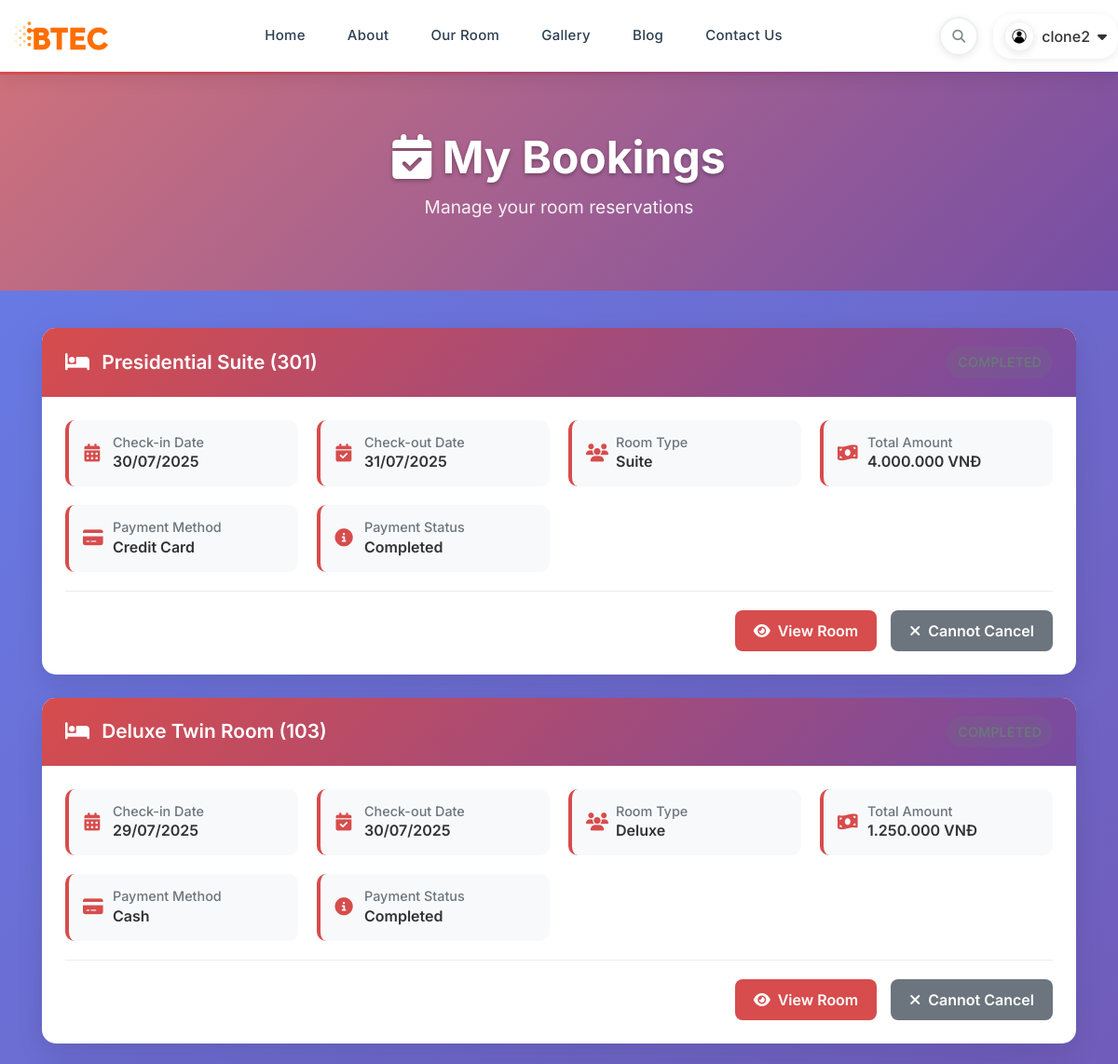
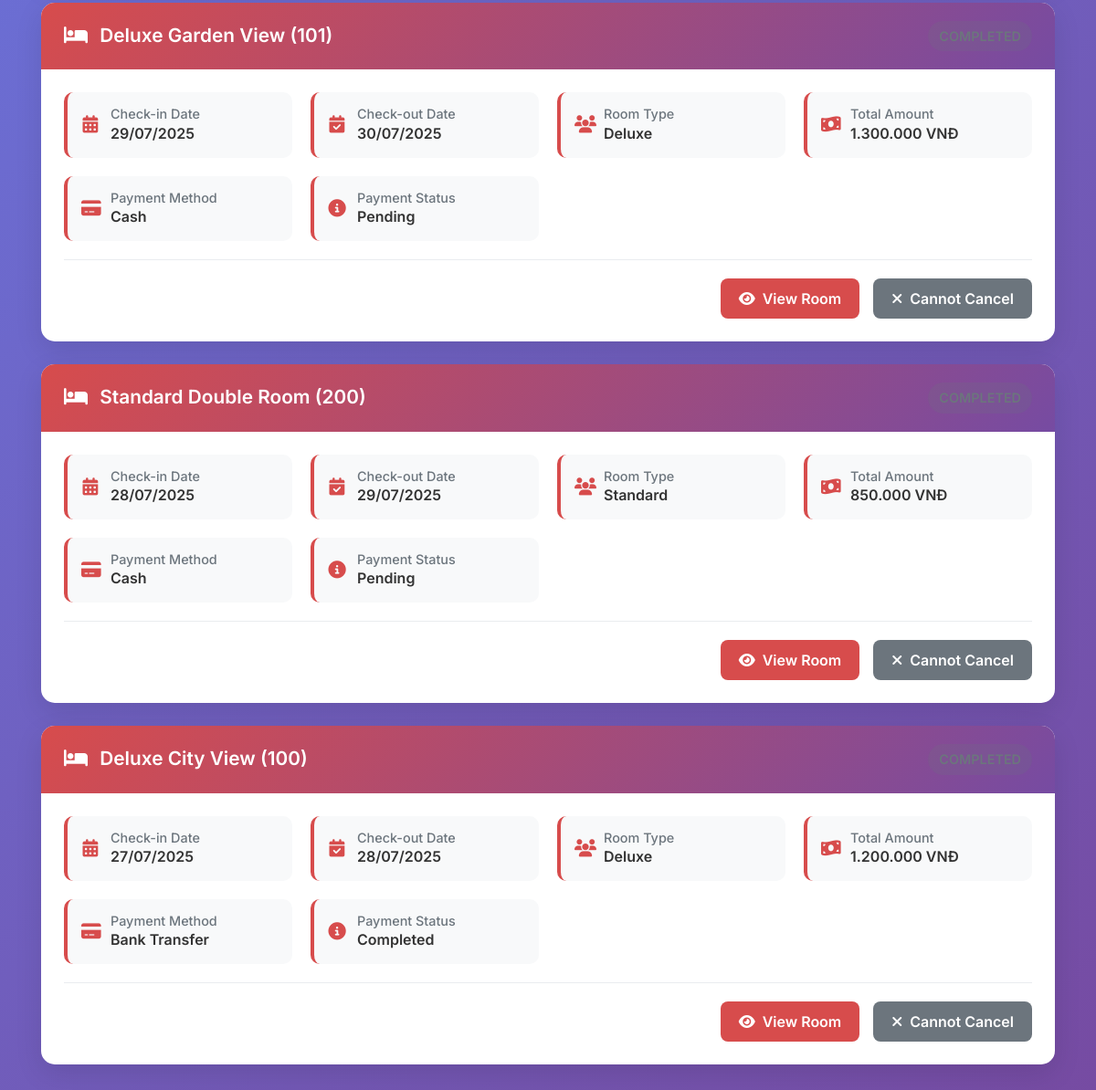
Screenshot of /my_bookings.php (signed in) with the database file from the repository (2 pictures, top to bottom).
### tables this page shows
CREATE TABLE `Reservation` (
  `ReservationID` int NOT NULL AUTO_INCREMENT,
  `ReservationDate` datetime NOT NULL DEFAULT CURRENT_TIMESTAMP,
  `CheckInDate` date NOT NULL,
  `CheckOutDate` date NOT NULL,
  `TotalAmount` decimal(10,2) NOT NULL,
  `AccountID` int NOT NULL,
  `RoomID` int NOT NULL,
  `PromotionID` int DEFAULT NULL,
  `ActualCheckOutDate` date DEFAULT NULL,
  PRIMARY KEY (`ReservationID`),
  KEY `RoomID` (`RoomID`),
  KEY `PromotionID` (`PromotionID`),
  KEY `idx_reservation_dates` (`CheckInDate`,`CheckOutDate`),
  KEY `idx_reservation_account` (`AccountID`),
  CONSTRAINT `Reservation_ibfk_1` FOREIGN KEY (`AccountID`) REFERENCES `Account` (`AccountID`) ON DELETE RESTRICT,
  CONSTRAINT `Reservation_ibfk_2` FOREIGN KEY (`RoomID`) REFERENCES `Room` (`RoomID`) ON DELETE RESTRICT,
  CONSTRAINT `Reservation_ibfk_3` FOREIGN KEY (`PromotionID`) REFERENCES `Promotion` (`PromotionID`) ON DELETE SET NULL
);

CREATE TABLE `Room` (
  `RoomID` int NOT NULL AUTO_INCREMENT,
  `RoomName` varchar(50) NOT NULL,
  `RoomNumber` varchar(10) NOT NULL,
  `PricePerNight` bigint unsigned DEFAULT NULL,
  `Status` enum('Available','Occupied','Maintenance','Reserved') DEFAULT 'Available',
  `RoomTypeID` int NOT NULL,
  `MaxGuests` int NOT NULL DEFAULT '2',
  `Description` text,
  PRIMARY KEY (`RoomID`),
  UNIQUE KEY `RoomNumber` (`RoomNumber`),
  KEY `idx_room_number` (`RoomNumber`),
  KEY `idx_room_status` (`Status`),
  KEY `idx_room_type` (`RoomTypeID`),
  CONSTRAINT `Room_ibfk_1` FOREIGN KEY (`RoomTypeID`) REFERENCES `RoomType` (`RoomTypeID`) ON DELETE RESTRICT
);

CREATE TABLE `RoomType` (
  `RoomTypeID` int NOT NULL AUTO_INCREMENT,
  `TypeName` varchar(50) NOT NULL,
  PRIMARY KEY (`RoomTypeID`),
  UNIQUE KEY `TypeName` (`TypeName`),
  KEY `idx_roomtype_name` (`TypeName`)
);

CREATE TABLE `Payment` (
  `PaymentID` int NOT NULL AUTO_INCREMENT,
  `PaymentDate` datetime NOT NULL DEFAULT CURRENT_TIMESTAMP,
  `PaymentMethod` enum('Credit Card','Debit Card','Cash','Bank Transfer','Online Payment') NOT NULL,
  `PaymentStatus` enum('Pending','Completed','Failed','Refunded') DEFAULT 'Pending',
  `ReservationID` int NOT NULL,
  PRIMARY KEY (`PaymentID`),
  KEY `ReservationID` (`ReservationID`),
  KEY `idx_payment_status` (`PaymentStatus`),
  CONSTRAINT `Payment_ibfk_1` FOREIGN KEY (`ReservationID`) REFERENCES `Reservation` (`ReservationID`) ON DELETE RESTRICT
);

### my_bookings.php (the view, shortened to what this page needs)
<?php
require 'config.php';
$account_id = $_SESSION['account_id'];
$sql = "SELECT r.*, rm.RoomName, rm.RoomNumber, rt.TypeName, p.PaymentStatus, p.PaymentMethod
        FROM Reservation r
        JOIN Room rm ON r.RoomID = rm.RoomID
        JOIN RoomType rt ON rm.RoomTypeID = rt.RoomTypeID
        LEFT JOIN Payment p ON p.ReservationID = r.ReservationID
        WHERE r.AccountID = ?
        ORDER BY r.CheckInDate DESC";
$stmt = $pdo->prepare($sql);
$stmt->execute([$account_id]);
$bookings = $stmt->fetchAll(PDO::FETCH_ASSOC);
?>
<!DOCTYPE html>
<html lang="vi">
<head>
    <link rel="stylesheet" href="css/bootstrap.min.css">
    <link rel="stylesheet" href="css/header.css">
    <link rel="stylesheet" href="https://cdnjs.cloudflare.com/ajax/libs/font-awesome/6.5.2/css/all.min.css">
</head>
<body>
    <header>
        <div class="header">
            <div class="logo_section">
                <div class="logo">
                    <a href="index.php"><img src="images/logo.png" alt="Logo"></a>
                </div>
            </div>
            <nav class="navigation navbar navbar-expand-lg navbar-light">
                <div class="collapse navbar-collapse" id="navbarNav">
                    <ul class="navbar-nav mx-auto">
                        <li class="nav-item">
                            <a class="nav-link" href="index.php">Home</a>
                        </li>
                        <li class="nav-item">
                            <a class="nav-link" href="about.php">About</a>
                        </li>
                        <li class="nav-item">
                            <a class="nav-link" href="room.php">Our Room</a>
                        </li>
                        <li class="nav-item">
                            <a class="nav-link" href="gallery.php">Gallery</a>
                        </li>
                        <li class="nav-item">
                            <a class="nav-link" href="blog.php">Blog</a>
                        </li>
                        <li class="nav-item">
                            <a class="nav-link" href="contact.php">Contact Us</a>
                        </li>
                    </ul>
                </div>
            </nav>
            <div class="header-actions d-flex align-items-center">
                <div class="search-section mr-3">
                    <button class="btn btn-outline-secondary btn-sm" type="button" data-toggle="modal" data-target="#searchModal">
                        <i class="fa fa-search"></i>
                    </button>
                </div>
                <div class="profile-dropdown">
                    <button class="profile-btn">
                        <img src="images/profile.png" class="profile-avatar" alt="avatar">
                        <span class="d-none d-md-inline"><?= htmlspecialchars($_SESSION['username']) ?></span>
                        <i class="fa fa-caret-down"></i>
                    </button>
                </div>
            </div>
        </div>
    </header>
    <div class="page-header">
        <div class="container">
            <h1><i class="fas fa-calendar-check"></i> My Bookings</h1>
            <p>Manage your room reservations</p>
        </div>
    </div>
    <div class="container">
        <div class="bookings-container">
            <?php if (empty($bookings)): ?>
                <div class="empty-state">
                    <i class="fas fa-calendar-times"></i>
                    <h3>No Bookings Found</h3>
                    <p>You haven't made any room reservations yet.</p>
                    <a href="room.php" class="btn btn-primary">
                        <i class="fas fa-search mr-2"></i>Browse Rooms
                    </a>
                </div>
            <?php else: ?>
                <?php foreach ($bookings as $booking): ?>
                    <?php
                    $today = date('Y-m-d');
                    $checkin_date = $booking['CheckInDate'];
                    $checkout_date = $booking['CheckOutDate'];
                    if ($booking['ActualCheckOutDate']) {
                        $status = 'completed';
                    } elseif ($checkin_date <= $today && $checkout_date > $today) {
                        $status = 'active';
                        $status_text = 'Active';
                    } elseif ($checkin_date > $today) {
                        $status = 'upcoming';
                        $status_text = 'Upcoming';
                    } else {
                        $status = 'completed';
                    }
                    $can_cancel = ($checkin_date > $today && $status !== 'completed');
                    ?>
                    <div class="booking-card">
                        <div class="booking-header">
                            <h3>
                                <i class="fas fa-bed mr-2"></i>
                                <?= htmlspecialchars($booking['RoomName']) ?> (<?= htmlspecialchars($booking['RoomNumber']) ?>)
                            </h3>
                            <span class="booking-status status-<?= $status ?>">
                            </span>
                        </div>
                        <div class="booking-body">
                            <div class="booking-details">
                                <div class="detail-item">
                                    <i class="fas fa-calendar-alt"></i>
                                    <div class="detail-content">
                                        <h5>Check-in Date</h5>
                                        <p><?= date('d/m/Y', strtotime($booking['CheckInDate'])) ?></p>
                                    </div>
                                </div>
                                <div class="detail-item">
                                    <i class="fas fa-calendar-check"></i>
                                    <div class="detail-content">
                                        <h5>Check-out Date</h5>
                                        <p><?= date('d/m/Y', strtotime($booking['CheckOutDate'])) ?></p>
                                    </div>
                                </div>
                                <div class="detail-item">
                                    <i class="fas fa-users"></i>
                                    <div class="detail-content">
                                        <h5>Room Type</h5>
                                        <p><?= htmlspecialchars($booking['TypeName']) ?></p>
                                    </div>
                                </div>
                                <div class="detail-item">
                                    <i class="fas fa-money-bill-wave"></i>
                                    <div class="detail-content">
                                        <h5>Total Amount</h5>
                                        <p><?= number_format($booking['TotalAmount'], 0, ',', '.') ?> VNĐ</p>
                                    </div>
                                </div>
                                <div class="detail-item">
                                    <i class="fas fa-credit-card"></i>
                                    <div class="detail-content">
                                        <h5>Payment Method</h5>
                                        <p><?= htmlspecialchars($booking['PaymentMethod'] ?? 'N/A') ?></p>
                                    </div>
                                </div>
                                <div class="detail-item">
                                    <i class="fas fa-info-circle"></i>
                                    <div class="detail-content">
                                        <h5>Payment Status</h5>
                                        <p><?= htmlspecialchars($booking['PaymentStatus'] ?? 'N/A') ?></p>
                                    </div>
                                </div>
                            </div>
                            <div class="booking-actions">
                                <a href="room_detail.php?room_id=<?= $booking['RoomID'] ?>" class="btn-view">
                                    <i class="fas fa-eye mr-2"></i>View Room
                                </a>
                                <?php if ($can_cancel): ?>
                                    <form method="post" style="display: inline;" onsubmit="return confirm('Are you sure you want to cancel this booking? This action cannot be undone.')">
                                        <input type="hidden" name="reservation_id" value="<?= $booking['ReservationID'] ?>">
                                        <button type="submit" name="cancel_booking" class="btn-cancel">
                                            <i class="fas fa-times mr-2"></i>Cancel Booking
                                        </button>
                                    </form>
                                <?php else: ?>
                                    <button class="btn-cancel" disabled>
                                        <i class="fas fa-times mr-2"></i>Cannot Cancel
                                    </button>
                                <?php endif; ?>
                            </div>
                        </div>
                    </div>
                <?php endforeach; ?>
            <?php endif; ?>
        </div>
    </div>
</body>
</html>

### css/header.css (style rules this page uses)
.header { display: flex; align-items: center; height: 80px; background: #fff; box-shadow: 0 2px 20px rgba(0,0,0,0.08); position: fixed; width: 100%; top: 0; z-index: 1000; padding: 0; }
.header .logo_section { margin-left: 0 !important; padding-left: 16px !important; min-width: 100px; max-width: 120px; display: flex; align-items: center; justify-content: flex-start; }
.header .logo { margin-left: 0 !important; padding-left: 0 !important; display: flex; align-items: center; }
.header .logo img { max-width: 100px; height: auto; margin-left: 0 !important; }
.navigation.navbar { padding: 0; height: 100%; display: flex; align-items: center; }
.header .navigation { flex: 1 1 0; min-width: 0; margin: 0 auto; display: flex; justify-content: center; align-items: center; }
.navigation .navbar-collapse { width: 100%; display: flex !important; justify-content: center; }
.navigation .navbar-nav { flex-wrap: nowrap; width: 100%; justify-content: center; display: flex; }
.navigation.navbar-light .navbar-nav { gap: 5px; height: 100%; display: flex; align-items: center; }
.navigation.navbar-light .navbar-nav .nav-link { color: #2c3e50 !important; font-weight: 500; padding: 12px 18px; border-radius: 8px; transition: all 0.3s cubic-bezier(0.4, 0, 0.2, 1); position: relative; font-size: 15px; letter-spacing: 0.3px; white-space: nowrap; display: flex; align-items: center; height: 100%; }
.search-section .btn { border-radius: 50%; width: 42px; height: 42px; display: flex; align-items: center; justify-content: center; transition: all 0.3s cubic-bezier(0.4, 0, 0.2, 1); border: 2px solid #ecf0f1; background: white; color: #7f8c8d; box-shadow: 0 2px 8px rgba(0,0,0,0.08); }
.profile-dropdown { position: relative; display: inline-block; }
.profile-btn { background: white; border: 2px solid #ecf0f1; cursor: pointer; display: flex; align-items: center; gap: 10px; font-size: 14px; color: #2c3e50; padding: 10px 16px; border-radius: 25px; transition: all 0.3s cubic-bezier(0.4, 0, 0.2, 1); box-shadow: 0 2px 8px rgba(0,0,0,0.08); font-weight: 500; }
.profile-avatar { width: 36px; height: 36px; border-radius: 50%; object-fit: cover; border: 2px solid #ecf0f1; transition: all 0.3s ease; box-shadow: 0 2px 8px rgba(0,0,0,0.1); }

### rows the page displays
reservation: RoomID.RoomName "Presidential Suite", RoomID.RoomNumber "301", CheckInDate "30/07/2025", CheckOutDate "31/07/2025", roomtype.TypeName "Suite", TotalAmount "4.000.000", payment.PaymentMethod "Credit Card", payment.PaymentStatus "Completed", shows "Cannot Cancel"
reservation: RoomID.RoomName "Deluxe Twin Room", RoomID.RoomNumber "103", CheckInDate "29/07/2025", CheckOutDate "30/07/2025", roomtype.TypeName "Deluxe", TotalAmount "1.250.000", payment.PaymentMethod "Cash", payment.PaymentStatus "Completed", shows "Cannot Cancel"
reservation: RoomID.RoomName "Deluxe Garden View", RoomID.RoomNumber "101", CheckInDate "29/07/2025", CheckOutDate "30/07/2025", roomtype.TypeName "Deluxe", TotalAmount "1.300.000", payment.PaymentMethod "Cash", payment.PaymentStatus "Pending", shows "Cannot Cancel"
reservation: RoomID.RoomName "Standard Double Room", RoomID.RoomNumber "200", CheckInDate "28/07/2025", CheckOutDate "29/07/2025", roomtype.TypeName "Standard", TotalAmount "850.000", payment.PaymentMethod "Cash", payment.PaymentStatus "Pending", shows "Cannot Cancel"
reservation: RoomID.RoomName "Deluxe City View", RoomID.RoomNumber "100", CheckInDate "27/07/2025", CheckOutDate "28/07/2025", roomtype.TypeName "Deluxe", TotalAmount "1.200.000", payment.PaymentMethod "Bank Transfer", payment.PaymentStatus "Completed", shows "Cannot Cancel"

### other values shown
$_SESSION['username'] "clone2"
